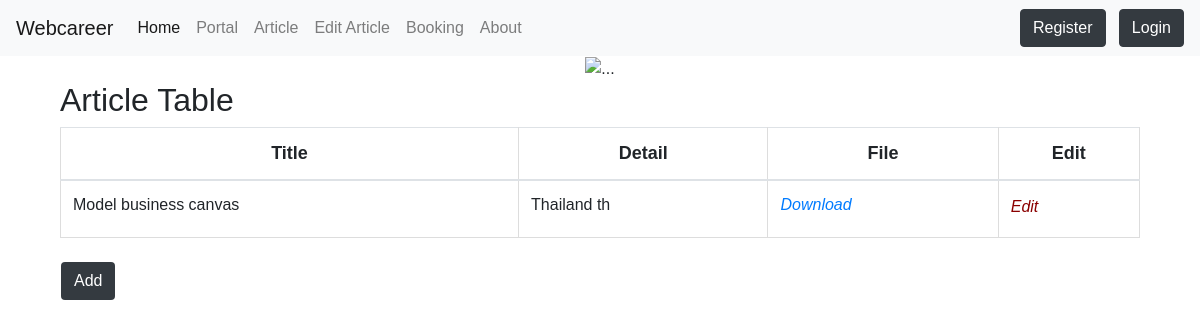
The page /portal/ on the database as committed earlier.
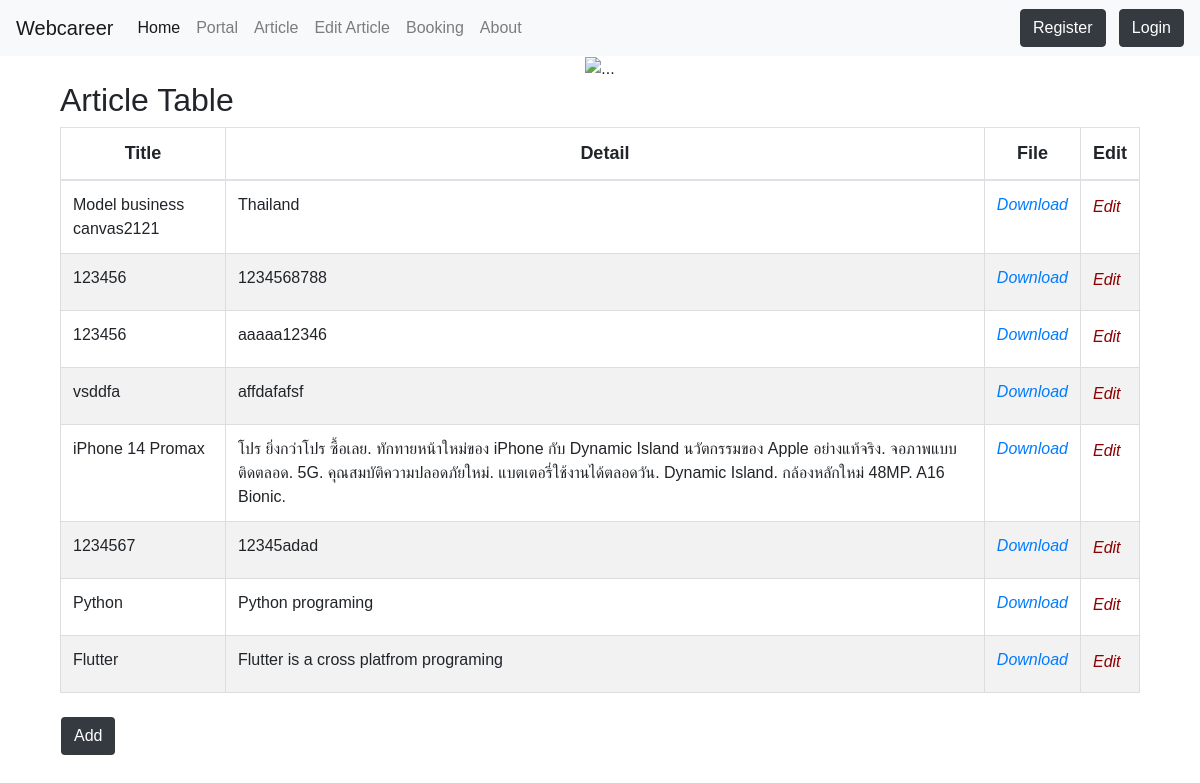
The same page on the database as committed later.
### myapp/models.py (models this page shows, shortened)
class Portal(models.Model):
    title = models.CharField(max_length=100)
    detail = models.TextField()
    file = models.FileField(upload_to='files/')
    tag = models.TextField(blank=True, null=True)
    email = models.TextField(null=True, blank=True)

### myapp/views.py (the view)
# urls.py: path('portal/', portal, name='portal'),
def portal(request):
    all_portals = Portal.objects.all()
    context = {"all_portals": all_portals}
    return render(request, "webcareer/portal.html", context)

### myapp/templates/webcareer/portal.html (shortened to what this page needs)
{% extends 'webcareer/base.html' %}
{% block content%}
<!DOCTYPE html>
<html>
<head>
</head>
<body>
<div class="container">
<h2>Article Table</h2>
<table class="table">
  <thead>
  <tr>
    <th style="font-size:18px;text-align: center;">Title</th>
    <th style="font-size:18px;text-align: center;">Detail</th>
    <th style="font-size:18px;text-align: center;">File</th>
    <th style="font-size:18px;text-align: center;">Edit</th>
  </tr>
</thead>
<tbody>
  {% for portal in all_portals %}
  <tr>
    <td>{{portal.title}}</td>
    <td>{{portal.detail}}</td>
    <td><form method="get" action="file.doc">
    <a href="{{portal.file.url}}"><i class="fa fa-address-card-o" style="font-size:16px;color:danger;">Download</i></a>
   </form></td>
   <td>
    <a href="{% url 'edit-article' portal.id %}"><i class="fa fa-file" style="font-size:16px;color:darkred;"><h5>Edit</5></i></a>
    </td>
  </tr>
  {% endfor %}
</tbody>
</table>
<div style="padding: 4px"></div>
  <div class="row">
    <div style="padding: 8px"></div>
    <a href="{% url 'add-article' %}" class="btn badge-dark">Add</a>
  </div>
  <div style="padding: 20px"></div>
</div>
</body>
</html>
{% endblock content %}

### myapp/templates/webcareer/base.html (shortened to what this page needs)
<!DOCTYPE html>
{% load static %}
<html>
  <head>
    <link
      rel="stylesheet"
      href="https://cdn.jsdelivr.net/npm/bootstrap@4.6.2/dist/css/bootstrap.min.css"
    />
  </head>
  <body>
    <nav class="navbar navbar-expand-lg navbar-light bg-light">
      <a class="navbar-brand" href="/">Webcareer</a>
      <div class="collapse navbar-collapse" id="navbarSupportedContent">
        <ul class="navbar-nav mr-auto">
          <li class="nav-item active">
            <a class="nav-link" href="/"
              >Home <span class="sr-only">(current)</span></a
            >
          </li>
          <li class="nav-item">
            <a class="nav-link" href="/portal">Portal</a>
          </li>
          <li class="nav-item">
            <a class="nav-link" href="/add-article">Article</a>
          </li>
          <li class="nav-item">
            <a class="nav-link" href="/edit-article">Edit Article</a>
          </li>
          <li class="nav-item">
            <a class="nav-link" href="/booking">Booking</a>
          </li>
          <li class="nav-item">
            <a class="nav-link" href="/about">About</a>
          </li>
        </ul>
        {% if user.is_authenticated %}
        <img
          src="{{user.profile.photo.url}}"
          width="40"
          height="40"
          class="rounded-circle"
        />&nbsp&nbsp
        <p style="color: red; margin-top: 10px">
           {{user.first_name}} {{user.last_name}}&nbsp&nbsp
        </p>
        <a class="btn btn-dark" href="{% url 'logout' %}">Logout</a>
        {% else %}
        <a class="btn btn-dark" href="{% url 'register' %}">Register</a>
        <a class="btn btn-dark" href="{% url 'login' %}">Login</a>
        {% endif %}
      </div>
    </nav>
    <div class="text-center">
      <img
        src="https://www.uncle-engineer.com/static/images/hero.png"
        class="center"
        alt="..."
      />
    </div>
    <div class="container">
      {% block content%}{% endblock content%}
    </div>
  </body>
</html>

### myapp/templates/webcareer/portal.html (style rules this page uses)
body { font-family: Arial; }
table { font-family: arial, sans-serif; border-collapse: collapse; width: 100%; }
td, th { border: 1px solid #dddddd; text-align: left; padding: 8px; }
tr:nth-child(even) { background-color: #f2f2f2; }

Rows that differ between the two databases and show on the page:
changed Portal: title "Model business canvas" → "Model business canvas2121"; detail "Thailand th" → "Thailand"
added Portal: title "123456", detail "1234568788"
added Portal: title "123456", detail "aaaaa12346"
added Portal: title "vsddfa", detail "affdafafsf"
added Portal: title "iPhone 14 Promax", detail "โปร ยิ่งกว่าโปร ซื้อเลย. ทักทายหน้าใหม่ของ iPhone กับ Dynamic Island นวัตกรรมของ Apple อย่างแท้จริง. จอภาพแบบติดตลอด. 5G. คุณสมบัติความปลอดภัยใหม่. แบตเตอรี่ใช้งานได้ตลอดวัน. Dynamic Island. กล้องหลักใหม่ 48MP. A16 Bionic."
added Portal: title "1234567", detail "12345adad"
added Portal: title "Python", detail "Python programing"
added Portal: title "Flutter", detail "Flutter is a cross platfrom programing"
